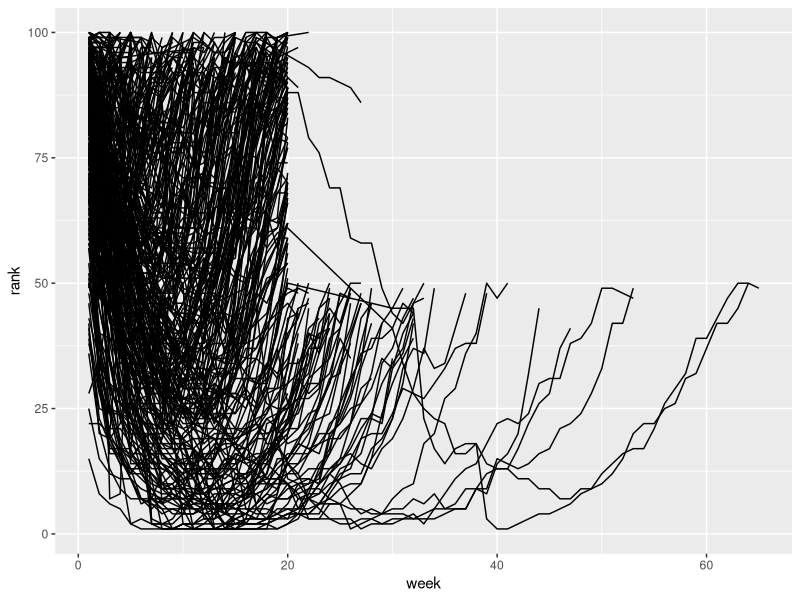

Write R code to recreate this figure.
## ---- chunk 1
library(tidyverse)

tidydata <- tribble(
  ~country, ~year, ~cases, ~population,
  "Afghanistan", 1999, 745, 19987071,
  "Afghanistan", 2000, 2666, 20595360,
  "Brazil", 1999, 37737, 172006362,
  "Brazil", 2000, 80488, 174504898,
  "China", 1999, 212258, 1272915272,
  "China", 2000, 213766, 1280428583
  )

tidydata
## ---- chunk 2
nontidydata <- tribble(
  ~country,~year,~rate,
  "Afghanistan", 1999, "745/19987071",
  "Afghanistan", 2000, "2666/20595360",
  "Brazil", 1999, "37737/172006362",
  "Brazil", 2000, "80488/174504898",
  "China", 1999, "212258/1272915272",
  "China", 2000, "213766/1280428583")

nontidydata
## ---- chunk 3
nontidydata

tidieddata <-nontidydata %>%
  separate(rate, into = c("cases",
                          "population"),
           sep = "/")

tidieddata
## ---- chunk 4
newtidieddata <- tidieddata %>%
  pivot_longer(
    cols = cases:population,
    names_to = "measurement",
    values_to = "value"
  )

newtidieddata
## ---- chunk 5
df <- tribble(
  ~id, ~bp1, ~bp2,
  "A", 100, 120,
  "B", 140, 115,
  "C", 120, 125
)

df

df %>%
  pivot_longer(
    cols = bp1:bp2,
    names_to = "measurement",
    values_to = "value"
  )
## ---- chunk 6
newtidieddata

newtidieddata %>%
  pivot_wider(names_from = "measurement",
              values_from = "value")
## ---- chunk 7
df <- tribble(
  ~id, ~measurement, ~value,
  "A", "bp1", 100,
  "B", "bp1", 140,
  "B", "bp2", 115,
  "A", "bp2", 120,
  "A", "bp3", 105
)

df

df %>%
  pivot_wider(
    names_from = measurement,
    values_from = value
  )
## ---- chunk 8
library(tidyverse)

newbillboard <- billboard %>%
  pivot_longer(
    cols = starts_with("wk"),
    names_to = "week",
    values_to = "rank",
    values_drop_na = TRUE
  ) %>%
  mutate(week = parse_number(week))

newbillboard

ggplot(newbillboard, 
       aes(y = rank, x = week, group = track)) +
  geom_line()
